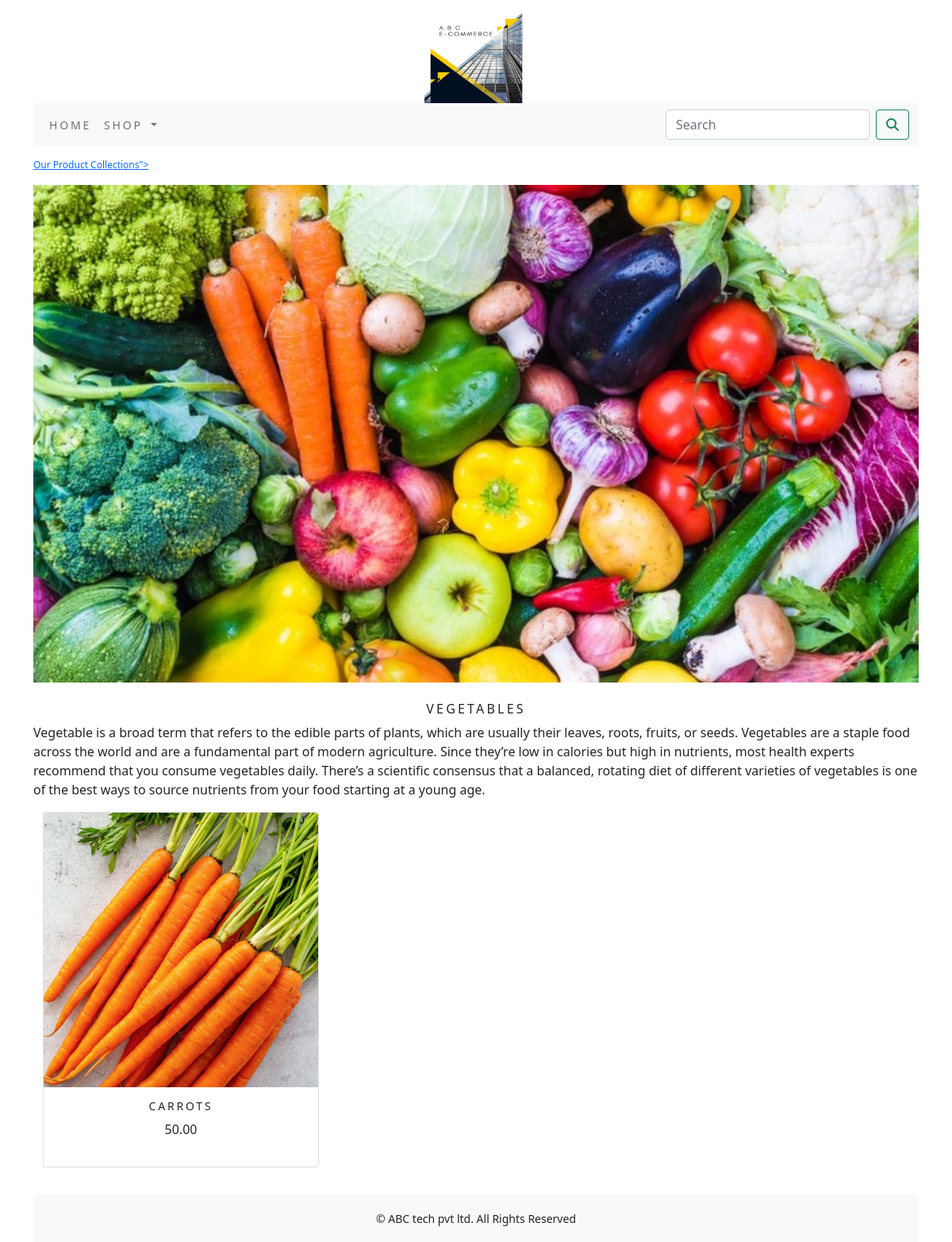
Page /shop/vegetables/ (signed in) on the committed database.
### shop/models.py (models this page shows, shortened)
class Category(models.Model):
    name = models.CharField(max_length=250, unique=True)
    slug = models.SlugField(max_length=250, unique=True)
    description = models.TextField(blank=True)
    image = models.ImageField(upload_to='category', blank=True)
    class Meta:
        ordering = ('name',)
        verbose_name = 'category'
        verbose_name_plural = 'categories'
    def get_url(self):
        return reverse('shop:products_by_category', args=[self.slug])

class Product(models.Model):
    name = models.CharField(max_length=250, unique=True)
    slug = models.SlugField(max_length=250, unique=True)
    description = models.TextField(blank=True)
    price = models.DecimalField(max_digits=10, decimal_places=2)
    category = models.ForeignKey(Category, on_delete=models.CASCADE)
    image = models.ImageField(upload_to='product', blank=True)
    stock = models.IntegerField()
    available = models.BooleanField(default=True)
    created = models.DateTimeField(auto_now_add=True)
    updated = models.DateTimeField(auto_now=True)
    def get_url(self):
        return reverse('shop:prodCatdetail',args=[self.category.slug,self.slug])
    class Meta:
        ordering = ('name',)
        verbose_name = 'product'
        verbose_name_plural = 'products'

### shop/views.py (the view)
# urls.py: path('', views.allProdCat, name='allProdCat'),
def allProdCat(request, c_slug=None):
    c_page = None
    products_list = None
    if c_slug != None:
        c_page = get_object_or_404(Category, slug=c_slug)
        products_list = Product.objects.all().filter(category=c_page, available=True)
    else:
        products_list = Product.objects.all().filter(available=True)
    paginator = Paginator(products_list, 3)
    try:
        page = int(request.GET.get('page', '1'))
    except:
        page = 1
    try:
        products = paginator.page(page)
    except(EmptyPage, InvalidPage):
        products = paginator.page(paginator.num_pages)
    return render(request, "category.html", {'category': c_page, 'products': products})

### cart/context_processors.py (called while the page is built)
def counter(request):
    item_count=0
    if 'admin' in request.path:
        return {}
    else:
        try:
            cart=Cart.objects.filter(cart_id=_cart_id(request))
            cart_items=CartItem.objects.all().filter(cart=cart[:1])
            for cart_item in cart_items:
                item_count += cart_item.quantity
        except Cart.DoesNotExist:
            item_count =0
    return dict(item_count=item_count)

### cart/views.py (called while the page is built)
def _cart_id(request):
    cart = request.session.session_key
    if not cart:
        cart = request.session.session.create()
    return cart

### shop/context_processors.py (called while the page is built)
def menu_links(request):
    links = Category.objects.all()
    return dict(links=links)

### shop/templates/category.html (shortened to what this page needs)
{% extends 'base.html' %}
{% load static %}
{% block content %}
{% if category %}
<div>
    <div class= "row my_row_class">
        <div class="mx_auto">
          <p><a href="{% url 'shop:allProdCat' %}">Our Product Collections"></a></p>
    </div>
</div>
  {% endif %}
<div class="mx_auto">
    {% if category %}
         <img class="my_image" src="{{category.image.url}}" alt="{{category.name}}">
</div>
<br>
<div>
    <h1 class="text-center my_title">{{category.name}}</h1>
    <p class="text-justify">{{category.description}}</p>
</div>
{% endif %}
<div class="container">
    <div class="row mx_auto">
        {% for product in products.object_list %}
        <div class="my_bottom_margin col-9 col-sm-12 col-md-4 xol-lg-4">
            <div class="card text-center" style="min-width:8rem; min-height:28rem;">
                <a href="{{product.get_url}}"><img class="card-img-top my_image" src="{{product.image.url}}" alt="{{product.name}}" width="100px;" height="100px;"></a>
                <div class="card-body">
                    <h4>{{product.name}}</h4>
                    <p>{{product.price}}</p>
                </div>
            </div>
        </div>
        {% endfor %}
    </div>
    <br>
</div>
{% endblock %}

### shop/static/css/custom.css (style rules this page uses)
body { font-family: 'Josefin Sans', sans-serif; }
.my_row_class { padding-top:15px; }
.my_row_class .mx_auto { color:#000; font-size:12px; }
.my_image { width:100%; height:auto; }
.my_title { font-size:16px; text-transform:uppercase; letter-spacing:.2em; }
.my_bottom_margin { margin-bottom:10px; }
.card-body h4 { font-size:14px; text-transform:uppercase; letter-spacing:.2em; }

### rows in the picture
Category: image (picture), name "VEGETABLES", description "Vegetable is a broad term that refers to the edible parts of plants, which are usually their leaves, roots, fruits, or seeds. Vegetables are a staple food across the world and are a fundamental part of modern agriculture. Since they’re low in calories but high in nutrients, most health experts recommend that you consume vegetables daily. There’s a scientific consensus that a balanced, rotating diet of different varieties of vegetables is one of the best ways to source nutrients from your food starting at a young age."
Product: image (picture), name "CARROTS", price "50.00"
